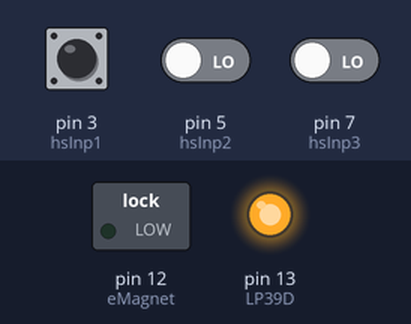
Bench run of a sketch on a simulated Arduino Uno, built with avr-gcc and run on an emulated ATmega328P. Parts: switched loads named in the sketch (green lamp = pin HIGH), output pins drawn as LEDs (lit = HIGH). The test bench sets the inputs (shaded band); at power-on: pin 7 (hsInp3) LOW, pin 3 (hsInp1) HIGH, pin 5 (hsInp2) LOW. Random numbers use the default seed unless the sketch sets one; what the sketch prints to the serial monitor is not drawn.

Above: at 1.2 s.
1.3 s: pin 7 (hsInp3) driven HIGH
Timing chart, 0 to 4.3 s (numbered marks = the images above; inputs shaded):
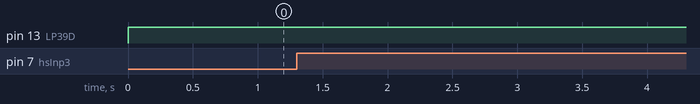

Measured:
- after the input at 1.3 s, every drawn part: stays the same

The sketch:

perpeCode.ino
```cpp
int hsInp1 = 3;
int hsInp2 = 5;
int hsInp3 = 7;
int eMagnet = 12;
int LP39D = 13;

unsigned long startTime;
unsigned long endTime;
int distance = 10000;
int limitSpeed = 1150;

float rodSpeed;
unsigned long duration;

int ranStopCount[3] = {0, 1, 2};

int jupiter = 0;


void setup() {
  // put your setup code here, to run once:
  pinMode(hsInp1, INPUT);
  pinMode(hsInp2, INPUT);
  pinMode(hsInp3, INPUT);
  pinMode(eMagnet, OUTPUT);
  pinMode(LP39D, OUTPUT);

  Serial.begin(9600);
}


void loop() {
  // put your main code here, to run repeatedly:
  digitalWrite(LP39D, HIGH);
  digitalWrite(eMagnet, LOW);

  if (digitalRead(hsInp1) == LOW || digitalRead(hsInp3) == LOW) {
    startTime = millis();

  } else if (digitalRead(hsInp2) == LOW && startTime > 0) {
    if (jupiter == 0) {
      endTime = millis();

      duration = endTime - startTime;
      rodSpeed = (float)((distance / duration));
      Serial.println(rodSpeed);

      if (rodSpeed < limitSpeed) {
        digitalWrite(eMagnet, HIGH);
        delay(370);
      } else if (rodSpeed > limitSpeed) {
        jupiter = ranStopCount[rand() % 2];
      }

      startTime = 0;
    }
  } else if (jupiter > 0) {
    jupiter--;
  }

//  startTime = 0;

}
```
